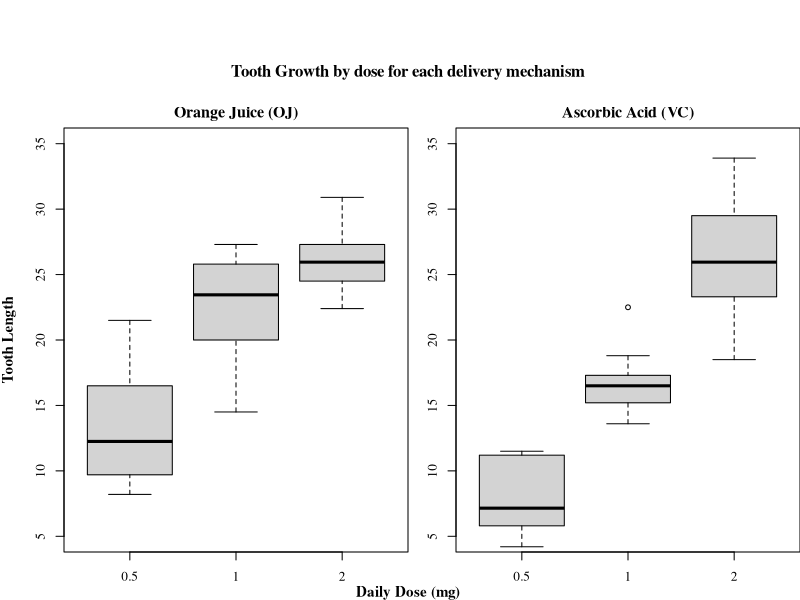

R code for this plot: (Note: this script raises an error after producing the figure.)
## ---- chunk 1
library(dplyr)
data <- ToothGrowth
## ---- chunk 2
data %>% group_by(supp,dose) %>% summarise(n=n(), lenmean=round(mean(len),3),
                                                  lenstd=round(sd(len),2))
## ---- chunk 3
par(mfcol=c(1,2), mar=c(2,3,2,0), oma=c(1,1,6,0), cex=.8, family='serif')
boxplot(len ~ dose, data = filter(data, supp=="OJ"),
        main="Orange Juice (OJ)",
        ylim=c(5,35))
boxplot(len ~ dose, data = filter(data, supp=="VC"),
        main="Ascorbic Acid (VC)",
        ylim=c(5,35))
mtext("Tooth Growth by dose for each delivery mechanism",
      side=3, outer=TRUE, line=1, font=2)
mtext("Daily Dose (mg)",
      side=1, outer=TRUE, line=0, font=2, cex=0.9)
mtext("Tooth Length",
      side=2, outer=TRUE, line=0, font=2, cex=0.9)
## ---- chunk 4

## ---- chunk 5
summarise(group_by(data, supp, dose),
          lenmean=mean(len),
          lower=round(t.interval(lenmean, sd(len), 10, lower=TRUE),2),
          upper=round(t.interval(lenmean, sd(len), 10),2))
## ---- chunk 6
res <- t.test(filter(data, supp=='OJ', dose==.5)$len,
              filter(data, supp=='VC', dose==.5)$len)
## ---- chunk 7
c('df'        = round(res$parameter,   3),
  't-stat'    = round(res$statistic,   3),
  'p-value'   = round(res$p.value,     3),
  'lower 95%' = round(res$conf.int[1], 3),
  'upper 95%' = round(res$conf.int[2], 3))
## ---- chunk 8
res <- t.test(filter(data, supp=='OJ', dose==1)$len,
              filter(data, supp=='VC', dose==1)$len)
## ---- chunk 9
c('df'        = round(res$parameter,   3),
  't-stat'    = round(res$statistic,   3),
  'p-value'   = round(res$p.value,     3),
  'lower 95%' = round(res$conf.int[1], 3),
  'upper 95%' = round(res$conf.int[2], 3))
## ---- chunk 10
res <- t.test(filter(data, supp=='OJ', dose==2)$len,
              filter(data, supp=='VC', dose==2)$len)
## ---- chunk 11
c('df'        = round(res$parameter,   3),
  't-stat'    = round(res$statistic,   3),
  'p-value'   = round(res$p.value,     3),
  'lower 95%' = round(res$conf.int[1], 3),
  'upper 95%' = round(res$conf.int[2], 3))
## ---- chunk 12
# Function  : t.interval
#
# Description: Calculates a t confidence interval with an arbitrary significance level
#              for a sample of size n
#
# Parameters: mean  - The sample mean for which to calculate the confidence interval
#             sd    - The sample standard deviation
#             n     - The sample size
#             conf  - Significance level (default=.975 - 95%)
#             lower - Weheter to return the lower bound of the interval (default FALSE)
#
t.interval <- function(mean, sd, n, conf=.975, lower=FALSE) {
    if (lower)
        mean + -1 * qt(conf, n-1) * (sd/sqrt(n))
    else
        mean + qt(conf, n-1) * (sd/sqrt(n))
}
